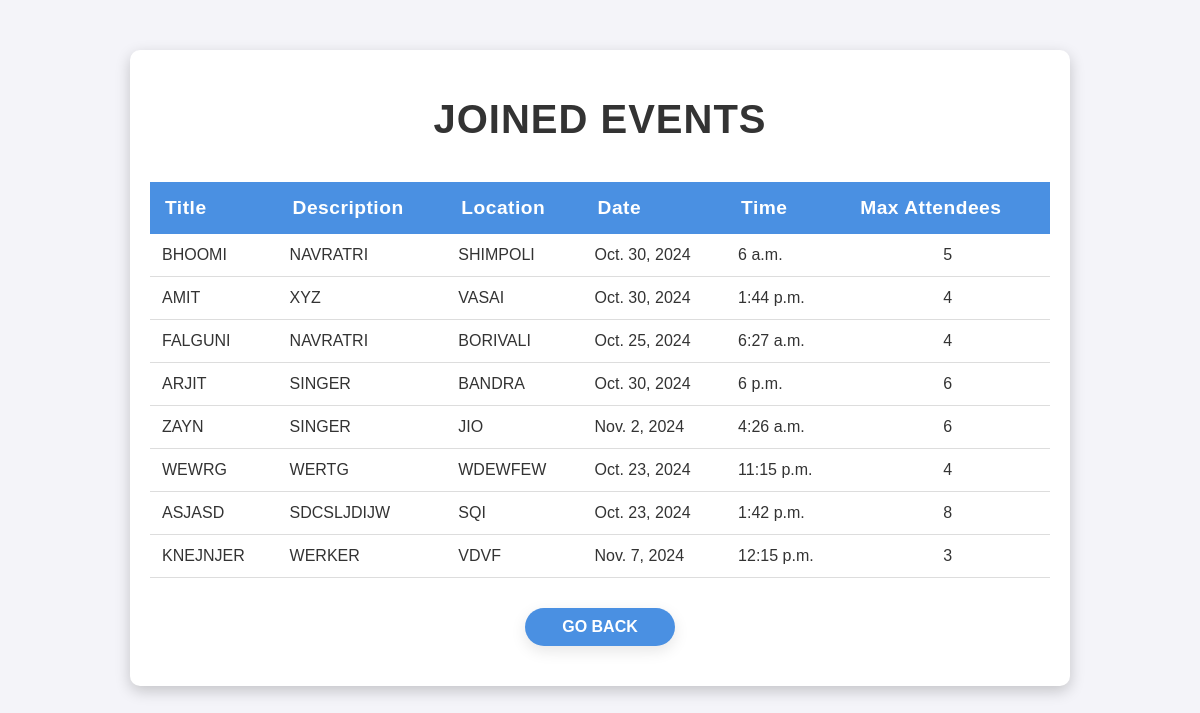
Screenshot of /joined-events/ (signed in) with the database file from the repository.
### mainapp/models.py (models this page shows, shortened)
class Event(models.Model):
    title = models.CharField(max_length=200)
    description = models.TextField()  # Use TextField for potentially larger descriptions
    location = models.CharField(max_length=200)
    date = models.DateField()
    time = models.TimeField()
    max_attendees = models.PositiveIntegerField()  # Use PositiveIntegerField for attendees
    created_by = models.ForeignKey(User, on_delete=models.CASCADE, null=True, blank=True)
    attendees = models.ManyToManyField(User, related_name='signed_up_events', blank=True)  # New field to track attendees

### mainapp/views.py (the view)
# urls.py: path('joined-events/', get_joined_events, name='joined-events'),
def get_joined_events(request):
    if request.user.is_authenticated:
        user = request.user
        joined_events = user.signed_up_events.all()  # Assuming ManyToMany is in the Event model
        return render(request, 'joined_events.html', {'events': joined_events})
    else:
        return JsonResponse({'error': 'User not authenticated'}, status=401)

### mainapp/templates/joined_events.html (shortened to what this page needs)
<!DOCTYPE html>
<html lang="en">
<head>
</head>
<body>
    <div class="container">
        <h1>Joined Events</h1>
        <table class="table table-bordered">
            <thead class="thead-dark">
                <tr>
                    <th>Title</th>
                    <th>Description</th>
                    <th>Location</th>
                    <th>Date</th>
                    <th>Time</th>
                    <th>Max Attendees</th>
                </tr>
            </thead>
            <tbody>
                {% for event in events %}
                <tr>
                    <td>{{ event.title }}</td>
                    <td>{{ event.description }}</td>
                    <td>{{ event.location }}</td>
                    <td>{{ event.date }}</td>
                    <td>{{ event.time }}</td>
                    <td>{{ event.max_attendees }}</td>
                </tr>
                {% empty %}
                <tr>
                    <td colspan="6">You have not joined any events yet.</td>
                </tr>
                {% endfor %}
            </tbody>
        </table>
        <button type="button" class="btn btn-secondary" id="goBack">Go Back</button>
    </div>
</body>
</html>

### mainapp/templates/joined_events.html (style rules this page uses)
body { font-family: 'Arial', sans-serif; background-color: #f4f4f9; margin: 0; padding: 0; }
.container { margin: 50px auto; padding: 20px; background-color: #ffffff; border-radius: 10px; box-shadow: 0 5px 15px rgba(0, 0, 0, 0.2); max-width: 900px; }
h1 { text-align: center; color: #333; margin-bottom: 40px; font-size: 2.5em; letter-spacing: 1px; text-transform: uppercase; animation: fadeInDown 1s ease; }
table { width: 100%; border-collapse: collapse; margin-bottom: 30px; }
thead { background-color: #4a90e2; color: #ffffff; }
thead th { padding: 15px; text-align: left; font-size: 1.2em; letter-spacing: 0.5px; animation: fadeInDown 0.8s ease-in-out; }
tbody tr { border-bottom: 1px solid #dddddd; transition: background-color 0.3s ease-in-out; }
td { padding: 12px; color: #333; animation: fadeInUp 1s ease; }
td:last-child { text-align: center; }
.btn { display: inline-block; padding: 10px 20px; font-size: 1em; border-radius: 25px; text-transform: uppercase; text-align: center; cursor: pointer; transition: background-color 0.3s ease, transform 0.3s ease; font-weight: bold; box-shadow: 0 5px 15px rgba(0, 0, 0, 0.1); }
#viewJoinedEvents, #goBack { background-color: #4a90e2; color: white; border: none; margin-top: 20px; text-decoration: none; }
#goBack { display: block; width: 150px; margin: 20px auto; }

### rows the page displays
Event: title "BHOOMI", description "NAVRATRI", location "SHIMPOLI", date "Oct. 30, 2024", time "6 a.m.", max_attendees "5"
Event: title "AMIT", description "XYZ", location "VASAI", date "Oct. 30, 2024", time "1:44 p.m.", max_attendees "4"
Event: title "FALGUNI", description "NAVRATRI", location "BORIVALI", date "Oct. 25, 2024", time "6:27 a.m.", max_attendees "4"
Event: title "ARJIT", description "SINGER", location "BANDRA", date "Oct. 30, 2024", time "6 p.m.", max_attendees "6"
Event: title "ZAYN", description "SINGER", location "JIO", date "Nov. 2, 2024", time "4:26 a.m.", max_attendees "6"
Event: title "WEWRG", description "WERTG", location "WDEWFEW", date "Oct. 23, 2024", time "11:15 p.m.", max_attendees "4"
Event: title "ASJASD", description "SDCSLJDIJW", location "SQI", date "Oct. 23, 2024", time "1:42 p.m.", max_attendees "8"
Event: title "KNEJNJER", description "WERKER", location "VDVF", date "Nov. 7, 2024", time "12:15 p.m.", max_attendees "3"
